Frame 1 (no input): blank canvas, image omitted
Frame 60 (the mouse pressed at the canvas centre just before this capture): blank canvas, image omitted
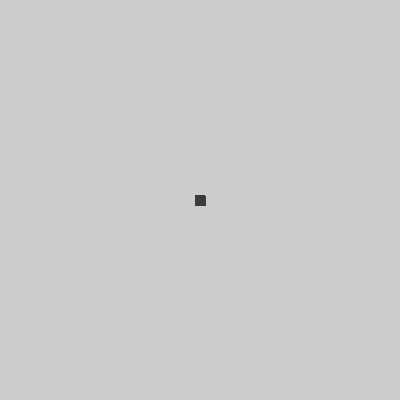
Frame 120 (the mouse held since frame 60 and released just before this capture)

The Processing sketch whose frames 1 and 60 were blank and that drew this single picture after the mouse press (run headless with seeded random() and noise(); from frame 60 on, the mouse is pressed at the canvas centre):

// Processing sketch: spiral_tester
// ── spiral_tester.pde

int sx, sy;
float n;
void setup() {
  size(400, 400);
  sx = width / 2;
  sy = height / 2;
  frameRate(10);
}


void draw() {
  n += 1;

  stroke(0);
  PVector p = spiral(n);
  
  point(sx + p.x, sy + p.y);
  

  //m = floor(sqrt((float)n));
  //if (m % 2.0 == 1) { //m is odd
  //  k = 0.5*(m-1);
  //} else if (m % 2 == 0 && n >= m * (m+1)) { //m is even and n >= (
  //  k = m/2.0;

  //} else {
  //  k = (m/2)-1;
  //}

  //String R = "";

  //String D = "";
  //for (int i = 0; i < (2*k+1); i += 1) {
  //  R += "R";
  //  D += "D";
  //}
  //String L = "";
  //String U = "";
  //for (int i = 0; i < (2*k+1); i += 1) {
  //  L += "L";
  //  U += "U";
  //}

  //println(R + D +"|" + L + U +"||" + " n=" + n + ", k=" +k + ", m="+m);
}


PVector spiral(float n) {
  PVector p = new PVector();


  float  k = ceil((sqrt(n)-1)/2);
  float t = 2 * k+1;
  float m = t*t;
  t = t-1;
  if (n >= m-t) {
    return p.set(k-(m-n), -k);
  } else {
    m = m - t;
  }

  if (n >= m-t) {
    return p.set(-k,-k+(m-n));
  } else {
    m = m - t;
  }

  if (n >= m-t) {
    return p.set(-k+(m-n),k);
  } else {
    return p.set(k,k-(m-n-t));
  }




  
}
